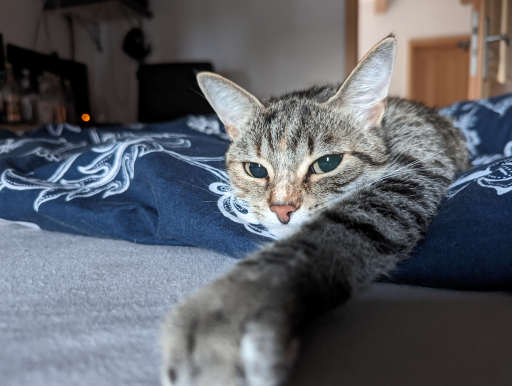
#> input picture images/lilo.png, 512 x 386 px, found by its file name
$ jupyter execute 5-CNNs.ipynb   (shell and % lines are left out)
#> lines starting #> are read from the running program, lines starting #| are printed output that depends on the picture
# Convolutional Neural Networks

Convolutional Neural Networks (CNNs) are a class of deep neural networks primarily designed for analyzing visual data, such as images or videos. They are inspired by the organization of the animal visual cortex and are well-suited for tasks like image recognition, object detection, and image segmentation.

CNNs use a technique called convolution instead of general matrix multiplication in at least one of their layers. Convolution is a specialized kind of linear operation.

CNNs apply **filters** to an input image to detect features like edges or shapes. The filters slide over the width and height of the input image and compute dot products between the filter and the input to produce an **feature map** (or activation map).

Activation maps are fed into **pooling layers** that downsample the maps to reduce the dimensionality. The final layer is a fully connected layer that classifies the input image into categories, as we have seen before.

<figure>

<figcaption>Fig.3 - The convolution over the whole image.</figcaption>
</figure>

## Convolution

An image convolution is simply a matrix applied to an image. It works by determining the value of a central pixel by adding the weighted values of all its neighbors together. The output is a new modified filtered image.

This applied matrix of numbers that is used in image convolutions is called a **kernel**. Differently sized kernels containing different patterns of
numbers and produce different results under convolution. The size of a kernel can be arbitrary but kernel size of $3 \times 3$ is often used.

Mathematically a convolution is defined as

$$ g(x,y)=\omega *f(x,y)=\sum _{i=-a}^{a}{\sum _{j=-b}^{b}{\omega (i,j)f(x-i,y-j)}}$$

where $g(x,y)$ is the filtered image, $f(x,y)$ is the original image, and $\omega$ is the filter kernel.

To understand what the convolutional operation does, we can demonstrate it on an image.

[cell 1]
import cv2
import numpy as np
import matplotlib.pyplot as plt

image = cv2.imread('lilo.png')
#> image is the input picture: shape (386, 512, 3); mean B, G, R 103, 96.1, 92.9
image = cv2.cvtColor(image, cv2.COLOR_BGR2RGB)
fig, ax = plt.subplots(1, figsize=(12,8))
plt.imshow(image)

[cell 2]
kernel = np.array([
    [-1, -1, -1],
    [-1,  8, -1],
    [-1, -1, -1],
])

[cell 3]
img = cv2.filter2D(image, -1, kernel)
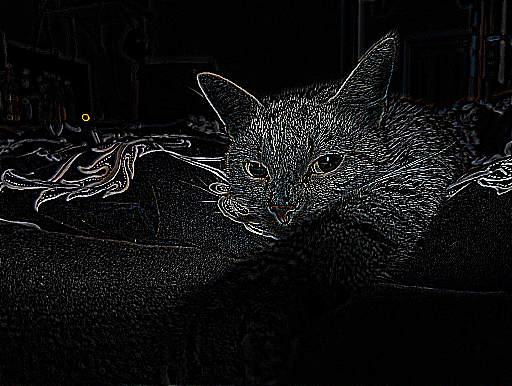
#> img: shape (386, 512, 3); mean R, G, B 15.9, 16, 16.4
fig, ax = plt.subplots(1, figsize=(12,8))
plt.imshow(img)
